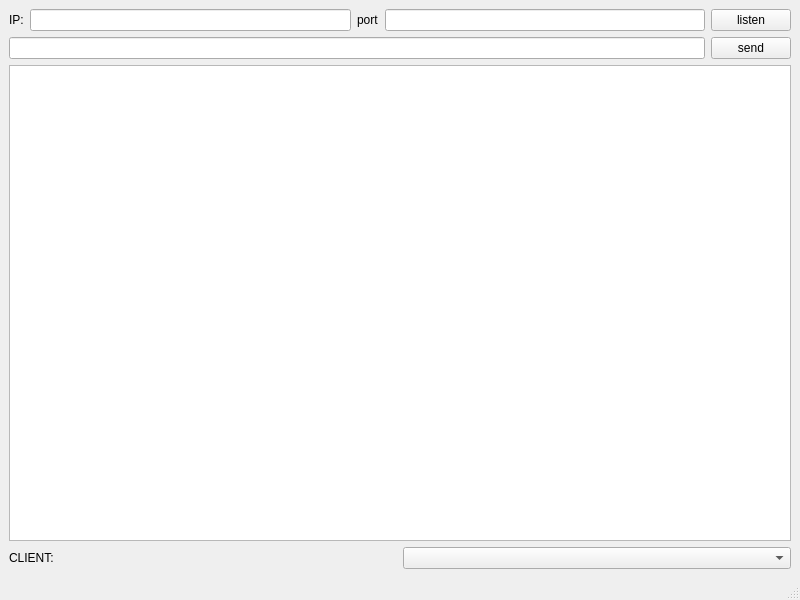
<?xml version="1.0" encoding="UTF-8"?>
<ui version="4.0">
 <class>mtcpserver</class>
 <widget class="QMainWindow" name="mtcpserver">
  <property name="geometry">
   <rect>
    <x>0</x>
    <y>0</y>
    <width>800</width>
    <height>600</height>
   </rect>
  </property>
  <property name="windowTitle">
   <string>MainWindow</string>
  </property>
  <widget class="QWidget" name="centralwidget">
   <layout class="QVBoxLayout" name="verticalLayout_2">
    <item>
     <layout class="QVBoxLayout" name="verticalLayout">
      <item>
       <layout class="QHBoxLayout" name="horizontalLayout">
        <item>
         <widget class="QLabel" name="label">
          <property name="text">
           <string>IP:</string>
          </property>
         </widget>
        </item>
        <item>
         <widget class="QLineEdit" name="lineEdit_ip"/>
        </item>
        <item>
         <widget class="QLabel" name="label_2">
          <property name="text">
           <string>port</string>
          </property>
         </widget>
        </item>
        <item>
         <widget class="QLineEdit" name="lineEdit_port"/>
        </item>
        <item>
         <widget class="QPushButton" name="pushButton_connect">
          <property name="text">
           <string>listen</string>
          </property>
         </widget>
        </item>
       </layout>
      </item>
      <item>
       <layout class="QHBoxLayout" name="horizontalLayout_3">
        <item>
         <widget class="QLineEdit" name="lineEdit_text"/>
        </item>
        <item>
         <widget class="QPushButton" name="pushButton_send">
          <property name="text">
           <string>send</string>
          </property>
         </widget>
        </item>
       </layout>
      </item>
      <item>
       <widget class="QTextEdit" name="textEdit"/>
      </item>
      <item>
       <layout class="QHBoxLayout" name="horizontalLayout_2">
        <item>
         <widget class="QLabel" name="label_3">
          <property name="text">
           <string>CLIENT:</string>
          </property>
         </widget>
        </item>
        <item>
         <widget class="QComboBox" name="comboBox"/>
        </item>
       </layout>
      </item>
     </layout>
    </item>
   </layout>
  </widget>
  <widget class="QMenuBar" name="menubar">
   <property name="geometry">
    <rect>
     <x>0</x>
     <y>0</y>
     <width>800</width>
     <height>22</height>
    </rect>
   </property>
  </widget>
  <widget class="QStatusBar" name="statusbar"/>
 </widget>
 <resources/>
 <connections/>
</ui>
